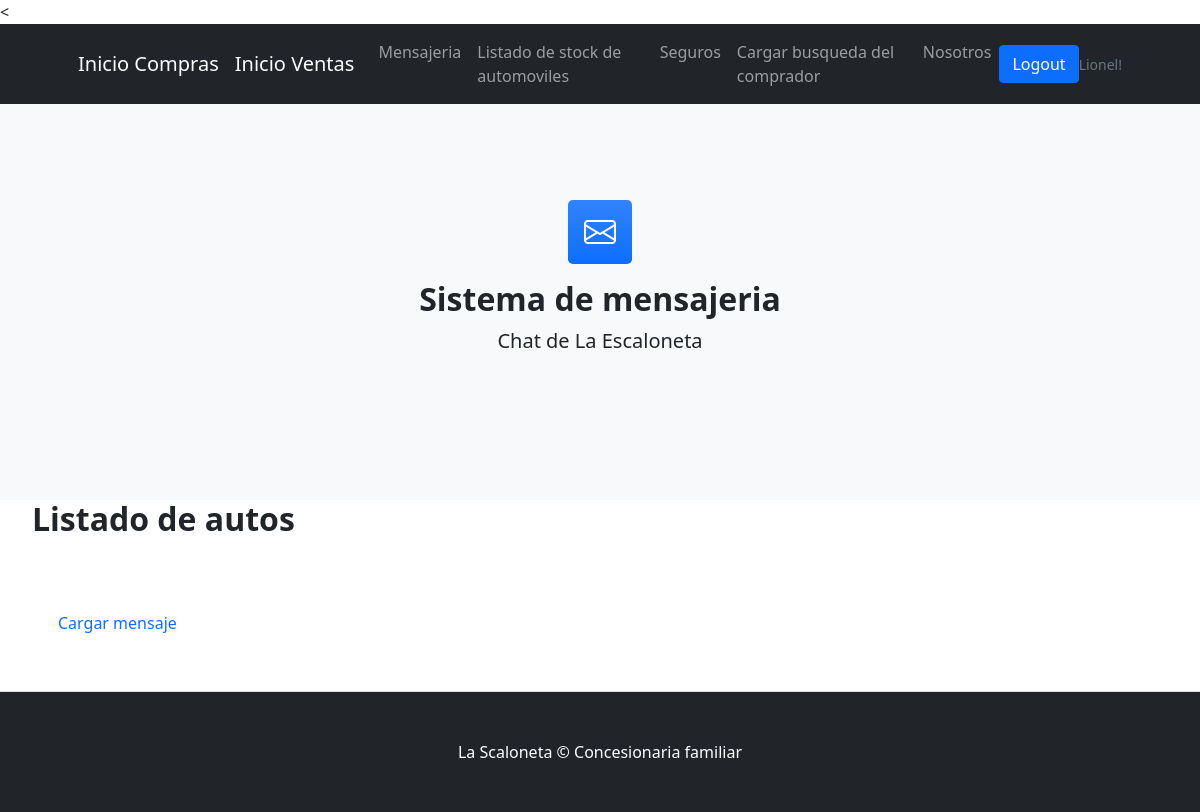
/mensajeria/ (signed in), run on an earlier commit of the app's database.
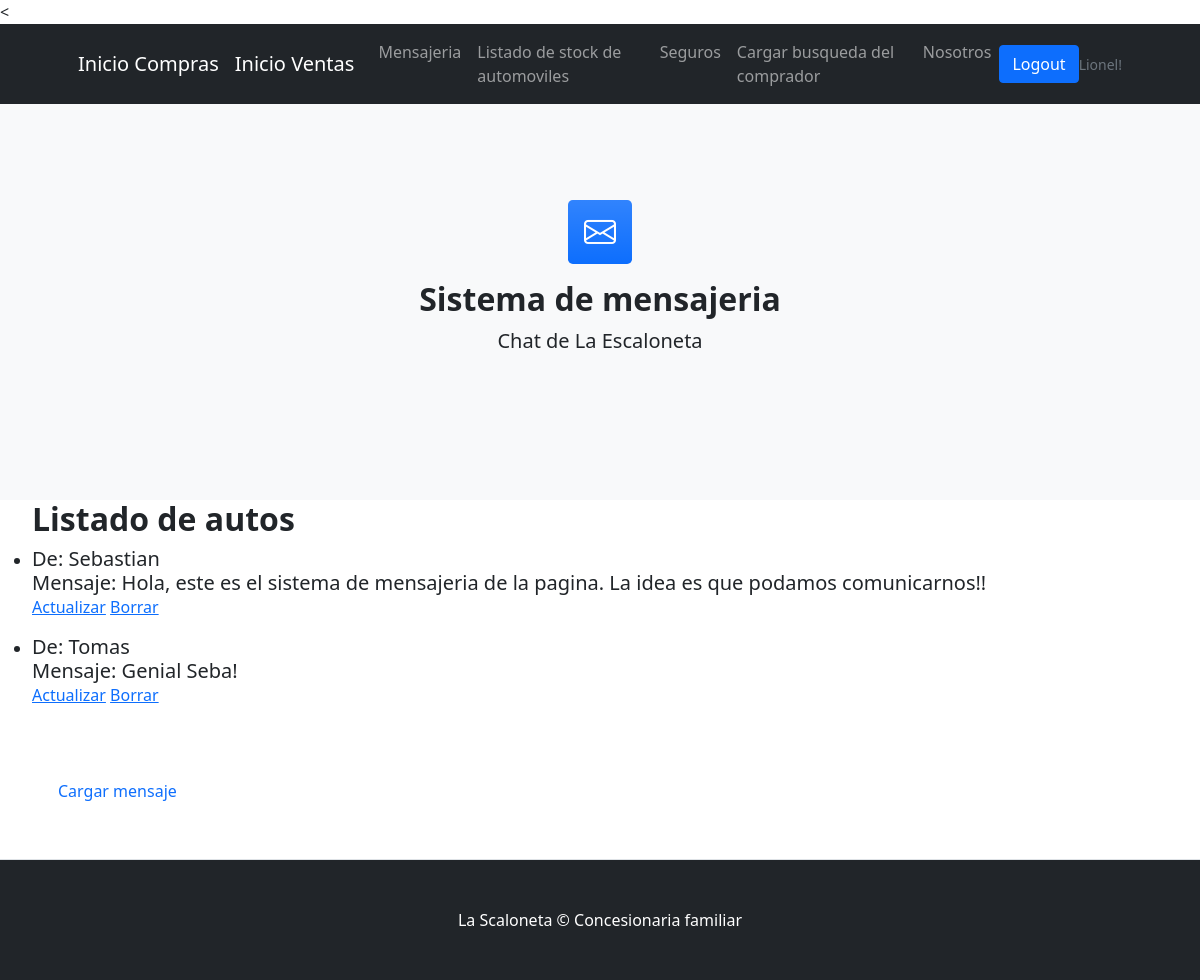
And on a later commit of the database.
### compra/models.py (models this page shows, shortened)
class Mensajes(models.Model):
    escritor =  models.CharField(max_length=50)
    texto = models.CharField(max_length=350)

### compra/views.py (the view)
# urls.py: path("mensajeria/", MensajesList.as_view(), name= "compra-mensajes"),
class MensajesList(LoginRequiredMixin, ListView):
    model = Mensajes
    template_name = "compra/list_mensajes.html"

### compra/templates/compra/list_mensajes.html (shortened to what this page needs)
{% extends 'compra/padre.html' %}
{% block contenido %}
<section class="bg-light py-5">
    <div class="container px-5 my-5 px-5">
        <div class="text-center mb-5">
            <div class="feature bg-primary bg-gradient text-white rounded-3 mb-3"><i class="bi bi-envelope"></i></div>
            <h2 class="fw-bolder">Sistema de mensajeria</h2>
            <p class="lead mb-0">Chat de La Escaloneta</p>
        </div>
</section>
<ul>
    <h2 class="fw-bolder"> Listado de autos</h2>
    {% for mensajes in object_list %}
        <li>
            <h2 class="lead mb-0"> De: {{mensajes.escritor}} </h2>
            <h2 class="lead mb-0"> Mensaje: {{mensajes.texto}} </h2>
            <a href="{% url 'compra-mensajes-update' mensajes.id %}">Actualizar</a>
            <a href="{% url 'compra-mensajes-delete' mensajes.id %}">Borrar</a> </p>
        </li>
    {% endfor %}
</ul>
    <section class="py-5 border-bottom">
        <div class="container px-15 my-15 px-15">
            <div class="row gx-15 justify-content-center">
                <div class="col-lg-15">
                    <a class="nav-link" href="{% url 'compra-mensajes-create' %}">Cargar mensaje</a>
                </div>
            </div>
        </div>
    </section>
{% endblock %}

What changed in the data, as far as the page shows it:
added Mensajes: escritor "Sebastian", texto "Hola, este es el sistema de mensajeria de la pagina. La idea es que podamos comunicarnos!!"
added Mensajes: escritor "Tomas", texto "Genial Seba!"
